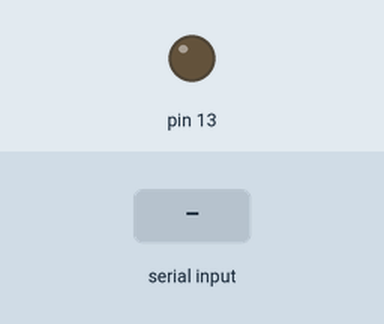
This sketch was run on a simulated Arduino Uno, built with avr-gcc and run on an emulated ATmega328P. Parts: output pins drawn as LEDs (lit = HIGH). The test bench sets the inputs (shaded band).

Above: at 1.2 s.
1.3 s: byte 1 (1) received over Serial
At 2.7 s:
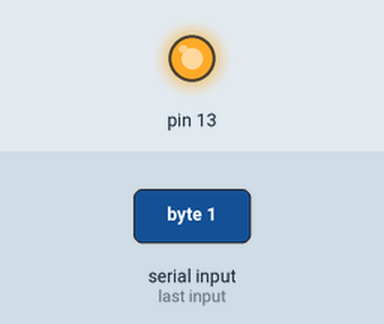
Timing chart, 0 to 4.3 s (numbered marks = the images above; inputs shaded):
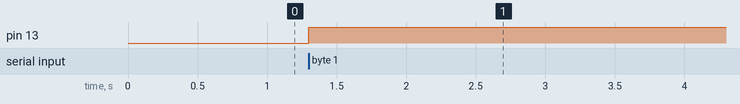

The sketch:

procesiing_buttons.ino
```cpp
void setup() {

  pinMode(13, OUTPUT);

  Serial.begin(9600);
}

void loop() {

  if(Serial.available()){

    int val = Serial.read();

    if(val == 1) { //만약 1을 받으면
      digitalWrite(13, HIGH);//turn on
    }
    if(val == 2) { //만약 2을 받으면
      digitalWrite(13, LOW);//turn off
    }

  }
}
```

Measured:
- after the input at 1.3 s, pin 13: LOW → HIGH at once
